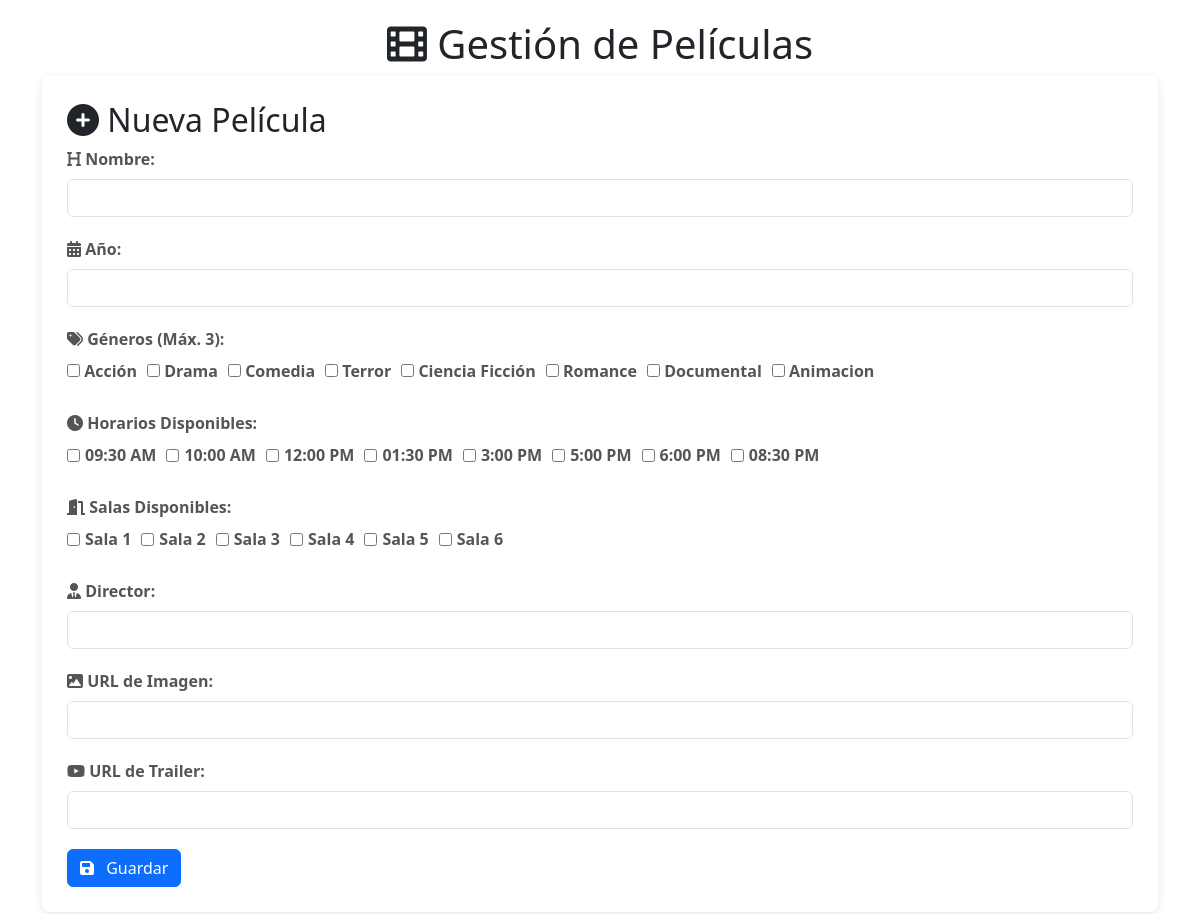
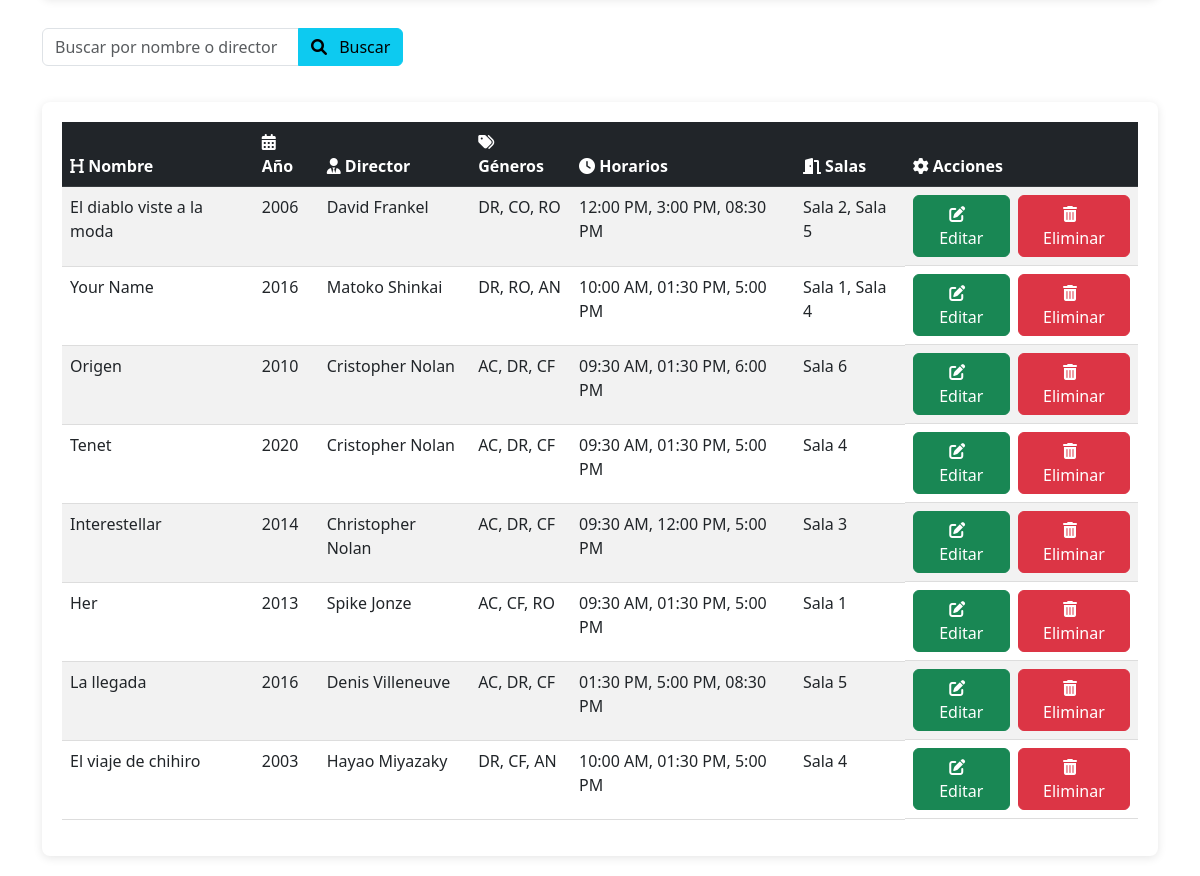
Page /peliculas/ on the committed database (2 pictures, top to bottom).
### myapp/models.py (models this page shows, shortened)
class Pelicula(models.Model):
    GENERO_CHOICES = [
        ('AC', 'Acción'),
        ('DR', 'Drama'),
        ('CO', 'Comedia'),
        ('TE', 'Terror'),
        ('CF', 'Ciencia Ficción'),
        ('RO', 'Romance'),
        ('DO', 'Documental'),
        ('AN', 'Animacion')
    ]
    HORARIOS_DISPONIBLES = [
        '09:30 AM',
        '10:00 AM',
        '12:00 PM',
        '01:30 PM',
        '3:00 PM',
        '5:00 PM',
        '6:00 PM',
        '08:30 PM'
    ]
    SALAS_DISPONIBLES = [
        'Sala 1',
        'Sala 2',
        'Sala 3',
        'Sala 4',
        'Sala 5',
        'Sala 6'
    ]
    nombre = models.CharField(max_length=255)
    anio = models.IntegerField()
    director = models.CharField(max_length=255)
    imagen_url = models.URLField()
    trailer_url = models.URLField()
    generos = models.CharField(max_length=255)
    horarios = models.CharField(max_length=255, blank=True, null=True)
    salas = models.CharField(max_length=255, blank=True, null=True)
    fecha_creacion = models.DateTimeField(auto_now_add=True)
    def get_generos_list(self):
        return self.generos.split(",") if self.generos else []
    def get_horarios_list(self):
        return [h.strip() for h in self.horarios.split(",")] if self.horarios else []
    def get_salas_list(self):
        return [s.strip() for s in self.salas.split(",")] if self.salas else []
    class Meta:
        db_table = 'peliculas'

### myapp/views.py (the view, shortened to what this page needs)
# urls.py: path('peliculas/', views.peliculas, name= 'peliculas'),
@csrf_exempt
def peliculas(request):
    peliculas_list = Pelicula.objects.all().order_by('-fecha_creacion')
    busqueda = request.GET.get('busqueda', '').strip()
    if busqueda:
        peliculas_list = peliculas_list.filter(
            Q(nombre__icontains=busqueda) |
            Q(director__icontains=busqueda)
        )
    generos_choices = dict(Pelicula.GENERO_CHOICES)
    horarios_disponibles = Pelicula.HORARIOS_DISPONIBLES
    salas_disponibles = Pelicula.SALAS_DISPONIBLES
    pelicula_editar = None
    if 'editar' in request.GET:
        nombre = request.GET.get('editar')
        try:
            pelicula_editar = Pelicula.objects.get(nombre=nombre)
        except Pelicula.DoesNotExist:
            messages.error(request, f'No se encontró la película "{nombre}" para editar')
    context = {
        'peliculas': peliculas_list,
        'GENERO_CHOICES_DICT': generos_choices,
        'HORARIOS_DISPONIBLES': horarios_disponibles,
        'SALAS_DISPONIBLES': salas_disponibles,
        'pelicula_editar': pelicula_editar,
        'busqueda': busqueda,
    }
    return render(request, 'peliculas.html', context)

### myapp/templates/peliculas.html (shortened to what this page needs)
{% load static %}
<!DOCTYPE html>
<html lang="es">
<head>
    <link rel="stylesheet" href="{% static 'styles/peliculas.css' %}">
    <link rel="stylesheet" href="https://cdnjs.cloudflare.com/ajax/libs/font-awesome/6.0.0/css/all.min.css">
    <link href="https://cdn.jsdelivr.net/npm/bootstrap@5.3.0/dist/css/bootstrap.min.css" rel="stylesheet">
</head>
<body>
    <div class="container">
        <h1><i class="fas fa-film"></i> Gestión de Películas</h1>
        <div class="form-container">
            <form method="POST" action="{% url 'peliculas' %}" class="ajax-form">
                {% if pelicula_editar %}
                <input type="hidden" name="accion" value="editar">
                <input type="hidden" name="nombre_original" value="{{ pelicula_editar.nombre }}">
                <h2><i class="fas fa-edit"></i> Editar Película</h2>
                {% else %}
                <h2><i class="fas fa-plus-circle"></i> Nueva Película</h2>
                {% endif %}
                <div class="form-group">
                    <label for="nombre"><i class="fas fa-heading"></i> Nombre:</label>
                    <input type="text" id="nombre" name="nombre"
                           value="{{ pelicula_editar.nombre|default:'' }}" required class="form-control">
                </div>
                <div class="form-group">
                    <label for="anio"><i class="fas fa-calendar-alt"></i> Año:</label>
                    <input type="number" id="anio" name="anio" min="1900" max="2099"
                           value="{{ pelicula_editar.anio|default:'' }}" required class="form-control">
                </div>
                <div class="form-group">
                    <label><i class="fas fa-tags"></i> Géneros (Máx. 3):</label>
                    <div class="generos-container">
                     {% for genero_codigo, genero_nombre in GENERO_CHOICES_DICT.items %}
                        <label class="genero-checkbox">
                            <input type="checkbox" name="generos" value="{{ genero_codigo }}"
                                {% if pelicula_editar and genero_codigo in pelicula_editar.get_generos_list %}checked{% endif %}>
                            {{ genero_nombre }}
                        </label>
                    {% endfor %}
                    </div>
                </div>
                <div class="form-group">
                    <label><i class="fas fa-clock"></i> Horarios Disponibles:</label>
                    <div class="checkbox-container">
                    {% for horario in HORARIOS_DISPONIBLES %}
                    <label>
                        <input type="checkbox" name="horarios" value="{{ horario }}"
                            {% if pelicula_editar and horario in pelicula_editar.get_horarios_list %}checked{% endif %}>
                        {{ horario }}
                    </label>
                    {% endfor %}
                    </div>
                </div>
                <div class="form-group">
                    <label><i class="fas fa-door-open"></i> Salas Disponibles:</label>
                    <div class="checkbox-container">
                     {% for sala in SALAS_DISPONIBLES %}
                        <label>
                            <input type="checkbox" name="salas" value="{{ sala }}"
                                {% if pelicula_editar and sala in pelicula_editar.get_salas_list %}checked{% endif %}>
                            {{ sala }}
                        </label>
                        {% endfor %}
                    </div>
                </div>
                <div class="form-group">
                    <label for="director"><i class="fas fa-user-tie"></i> Director:</label>
                    <input type="text" id="director" name="director"
                           value="{{ pelicula_editar.director|default:'' }}" required class="form-control">
                </div>
                <div class="form-group">
                    <label for="imagen_url"><i class="fas fa-image"></i> URL de Imagen:</label>
                    <input type="url" id="imagen_url" name="imagen_url"
                           value="{{ pelicula_editar.imagen_url|default:'' }}" required class="form-control">
                </div>
                <div class="form-group">
                    <label for="trailer_url"><i class="fab fa-youtube"></i> URL de Trailer:</label>
                    <input type="url" id="trailer_url" name="trailer_url"
                           value="{{ pelicula_editar.trailer_url|default:'' }}" required class="form-control">
                </div>
                <div class="form-actions">
                    {% if pelicula_editar %}
                    <button type="submit" class="btn btn-warning">
                        <i class="fas fa-sync-alt"></i> Guardar Cambios
                    </button>
                    <a href="{% url 'peliculas' %}" class="btn btn-secondary">
                        <i class="fas fa-times"></i> Cancelar
                    </a>
                    {% else %}
                    <button type="submit" class="btn btn-primary">
                        <i class="fas fa-save"></i> Guardar
                    </button>
                    {% endif %}
                </div>
            </form>
        </div>
        <div class="search-container">
            <form method="GET" action="{% url 'peliculas' %}">
                <div class="input-group mb-3">
                    <input type="text" name="busqueda" value="{{ busqueda }}"
                           placeholder="Buscar por nombre o director" class="form-control">
                    <button type="submit" class="btn btn-info">
                        <i class="fas fa-search"></i> Buscar
                    </button>
                </div>
            </form>
        </div>
        <div class="table-responsive">
            <table class="movie-table table table-striped table-hover">
                <thead class="table-dark">
                    <tr>
                        <th><i class="fas fa-heading"></i> Nombre</th>
                        <th><i class="fas fa-calendar-alt"></i> Año</th>
                        <th><i class="fas fa-user-tie"></i> Director</th>
                        <th><i class="fas fa-tags"></i> Géneros</th>
                        <th><i class="fas fa-clock"></i> Horarios</th>
                        <th><i class="fas fa-door-open"></i> Salas</th>
                        <th><i class="fas fa-cog"></i> Acciones</th>
                    </tr>
                </thead>
                <tbody>
                    {% for pelicula in peliculas %}
                    <tr>
                        <td>{{ pelicula.nombre }}</td>
                        <td>{{ pelicula.anio }}</td>
                        <td>{{ pelicula.director }}</td>
                        <td>{{ pelicula.get_generos_list|join:", " }}</td>
                        <td>{{ pelicula.get_horarios_list|join:", " }}</td>
                        <td>{{ pelicula.get_salas_list|join:", " }}</td>
                            <td class="action-buttons">
                                <a href="{% url 'peliculas' %}?editar={{ pelicula.nombre|urlencode }}"
                                class="btn btn-success">
                                    <i class="fas fa-edit"></i> Editar
                                </a>
                                <form method="POST" action="{% url 'peliculas' %}" style="display: inline;">
                                    <button type="submit" class="btn btn-danger"
                                            onclick="return confirm('¿Estás seguro de eliminar esta película?');">
                                        <i class="fas fa-trash-alt"></i> Eliminar
                                    </button>
                                </form>
                            </td>
                    </tr>
                    {% empty %}
                    <tr>
                        <td colspan="7" class="text-center">No hay películas registradas</td>
                    </tr>
                    {% endfor %}
                </tbody>
            </table>
        </div>
    </div>
</body>
</html>

### myapp/static/styles/peliculas.css (style rules this page uses)
body { font-family: 'Arial', sans-serif; margin: 0; padding: 0; background-color: #f5f5f5; color: #333; line-height: 1.6; }
.container { max-width: 1200px; margin: 0 auto; padding: 20px; }
h1, h2 { color: #7b68ee; margin-bottom: 30px; }
h1 { text-align: center; }
.form-container { background-color: white; padding: 25px; border-radius: 8px; box-shadow: 0 2px 10px rgba(0, 0, 0, 0.1); margin-bottom: 30px; }
.form-group { margin-bottom: 20px; }
.form-group label { display: block; margin-bottom: 8px; font-weight: 600; color: #555; }
.form-control { width: 100%; padding: 10px; border: 1px solid #ddd; border-radius: 4px; font-size: 16px; transition: border-color 0.3s; }
.generos-container, .checkbox-container { display: flex; flex-wrap: wrap; gap: 10px; }
.genero-checkbox, .checkbox-container label { display: flex; align-items: center; gap: 5px; cursor: pointer; }
.btn { display: inline-flex; align-items: center; justify-content: center; padding: 10px 20px; border: none; border-radius: 4px; font-size: 16px; font-weight: 600; cursor: pointer; transition: all 0.3s; text-decoration: none; }
.btn i { margin-right: 8px; }
.btn-primary { background-color: #7b68ee; color: white; }
.btn-info { background-color: #17a2b8; color: white; }
.form-actions { display: flex; gap: 10px; margin-top: 20px; }
.search-container { display: flex; gap: 10px; margin-bottom: 20px; }
.search-container .form-control { flex-grow: 1; }
.table-responsive { overflow-x: auto; background-color: white; border-radius: 8px; box-shadow: 0 2px 10px rgba(0, 0, 0, 0.1); padding: 20px; }
.movie-table { width: 100%; border-collapse: collapse; }
.movie-table th { background-color: #7b68ee; color: white; padding: 12px 15px; text-align: left; }
.movie-table td { padding: 12px 15px; border-bottom: 1px solid #ddd; }
.action-buttons { display: flex; gap: 8px; }

### rows in the picture
Pelicula: nombre "El diablo viste a la moda", anio "2006", director "David Frankel", get_generos_list "DR, CO, RO", get_horarios_list "12:00 PM, 3:00 PM, 08:30 PM", get_salas_list "Sala 2, Sala 5"
Pelicula: nombre "Your Name", anio "2016", director "Matoko Shinkai", get_generos_list "DR, RO, AN", get_horarios_list "10:00 AM, 01:30 PM, 5:00 PM", get_salas_list "Sala 1, Sala 4"
Pelicula: nombre "Origen", anio "2010", director "Cristopher Nolan", get_generos_list "AC, DR, CF", get_horarios_list "09:30 AM, 01:30 PM, 6:00 PM", get_salas_list "Sala 6"
Pelicula: nombre "Tenet", anio "2020", director "Cristopher Nolan", get_generos_list "AC, DR, CF", get_horarios_list "09:30 AM, 01:30 PM, 5:00 PM", get_salas_list "Sala 4"
Pelicula: nombre "Interestellar", anio "2014", director "Christopher Nolan", get_generos_list "AC, DR, CF", get_horarios_list "09:30 AM, 12:00 PM, 5:00 PM", get_salas_list "Sala 3"
Pelicula: nombre "Her", anio "2013", director "Spike Jonze", get_generos_list "AC, CF, RO", get_horarios_list "09:30 AM, 01:30 PM, 5:00 PM", get_salas_list "Sala 1"
Pelicula: nombre "La llegada", anio "2016", director "Denis Villeneuve", get_generos_list "AC, DR, CF", get_horarios_list "01:30 PM, 5:00 PM, 08:30 PM", get_salas_list "Sala 5"
Pelicula: nombre "El viaje de chihiro", anio "2003", director "Hayao Miyazaky", get_generos_list "DR, CF, AN", get_horarios_list "10:00 AM, 01:30 PM, 5:00 PM", get_salas_list "Sala 4"

### other values in the picture
{{ genero_nombre }} "Acción" "Drama" "Comedia" "Terror" "Ciencia Ficción" "Romance" "Documental" "Animacion"
{{ horario }} "09:30 AM" "10:00 AM" "12:00 PM" "01:30 PM" "3:00 PM" "5:00 PM" "6:00 PM" "08:30 PM"
{{ sala }} "Sala 1" "Sala 2" "Sala 3" "Sala 4" "Sala 5" "Sala 6"
